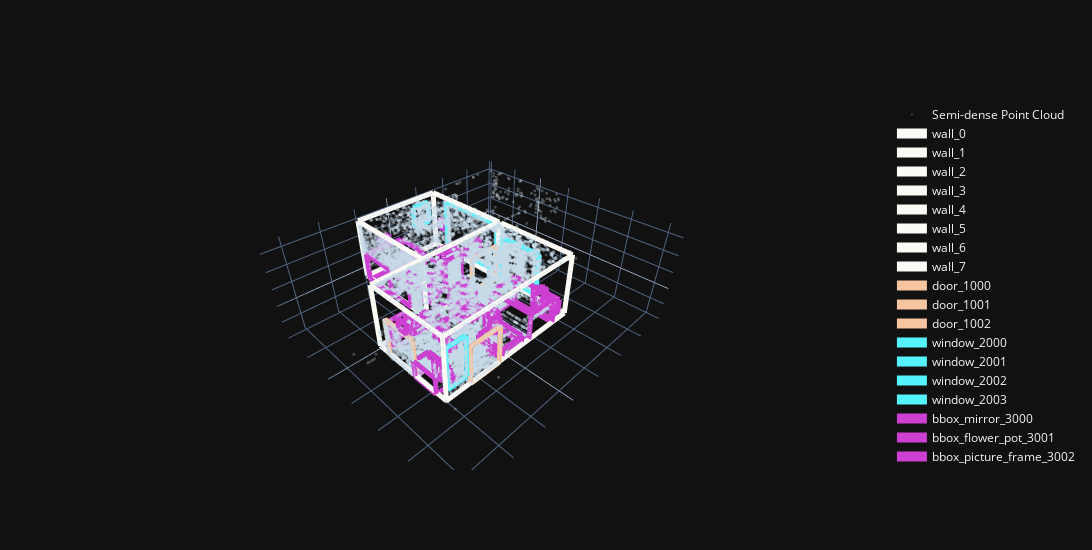

The notebook cell this image was saved under:
### Markdown cell above
# Visualisation

### Code cell
plot_3d_scene(
    lang_seq,
    point_cloud_obj.points,
    max_points_to_plot=50_000,
    fig_width=1100,
)
